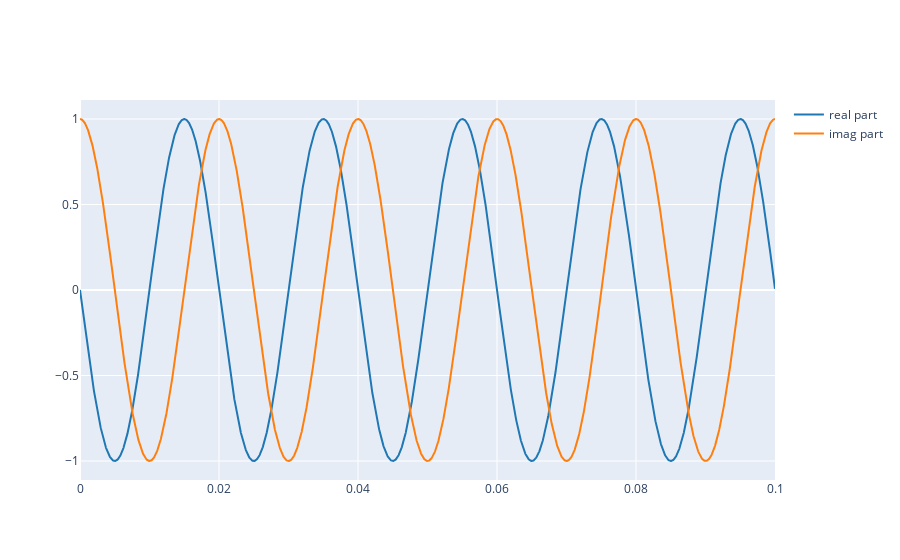

Notebook code for this chart:
### Markdown cell above
Now we can plot the real and imaginary part of this signal:

### Code cell
plot_signals([np.real(x), np.imag(x)], fs, name=['real part', 'imag part'])

### Figure 1 — Plotly figure (JSON) as saved in the notebook; plotly's stock layout.template omitted (floating-point values rounded to 4 significant figures; data arrays with more than 128 entries replaced by an {"elided": "..."} marker saying what was removed)
{"data": [{"line": {"color": "#1f77b4", "shape": "linear"}, "mode": "lines", "name": "real part", "type": "scatter", "x": {"elided": "4410 float values"}, "y": {"elided": "4410 float values"}}, {"line": {"color": "#ff7f0e", "shape": "linear"}, "mode": "lines", "name": "imag part", "type": "scatter", "x": {"elided": "4410 float values"}, "y": {"elided": "4410 float values"}}], "layout": {}}
